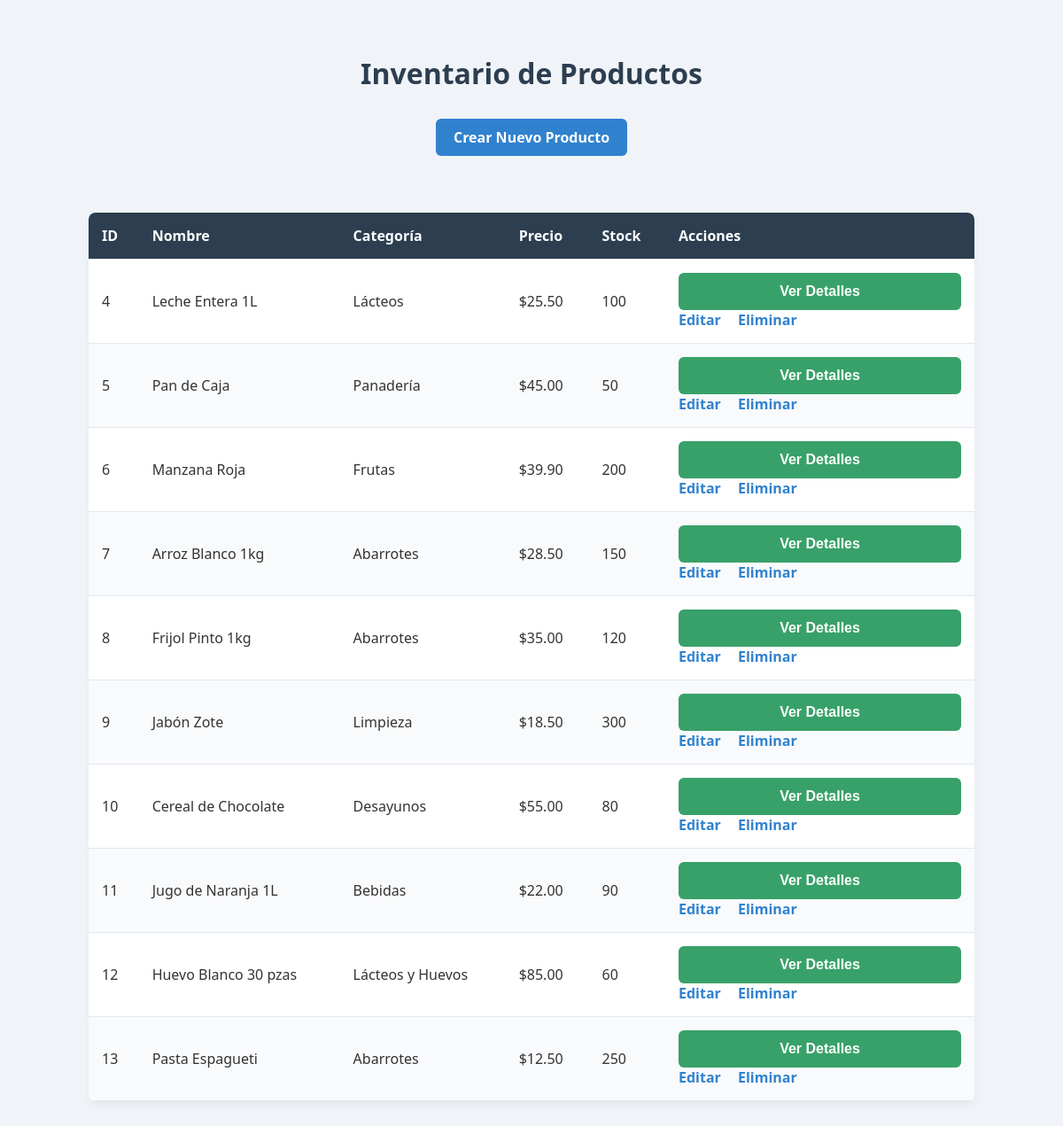
The page / on the database its author committed.
### tables this page shows
CREATE TABLE `productos` (
  `id` int(11) NOT NULL,
  `nombre` varchar(35) NOT NULL,
  `categoria` varchar(20) NOT NULL,
  `precio` decimal(10,2) NOT NULL,
  `stock` int(10) NOT NULL,
  `descripcion` text DEFAULT NULL,
  `marca` varchar(50) DEFAULT NULL,
  `proveedor` varchar(25) DEFAULT NULL,
  `peso` decimal(10,2) DEFAULT NULL,
  `color` varchar(15) DEFAULT NULL,
  `fecha_ingreso` date DEFAULT NULL
);

### index.php (the view, shortened to what this page needs)
<?php
require 'includes/database.php';
$query = "SELECT * FROM productos";
$resultado = mysqli_query($conexion, $query);
?>
<!DOCTYPE html>
<html lang="es">
<head>
    <link rel="stylesheet" href="build/css/style.css">
</head>
<body>
    <h1>Inventario de Productos</h1>
    <a href="crear.php">Crear Nuevo Producto</a>
    <br><br>
    <table>
        <thead>
            <tr>
                <th>ID</th>
                <th>Nombre</th>
                <th>Categoría</th>
                <th>Precio</th>
                <th>Stock</th>
                <th>Acciones</th>
            </tr>
        </thead>
        <tbody>
            <?php while($producto = mysqli_fetch_assoc($resultado)): ?>
            <tr>
                <td><?php echo $producto['id']; ?></td>
                <td><?php echo $producto['nombre']; ?></td>
                <td><?php echo $producto['categoria']; ?></td>
                <td>$<?php echo $producto['precio']; ?></td>
                <td><?php echo $producto['stock']; ?></td>
                <td>
                    <button onclick="abrirModal(<?php echo $producto['id']; ?>)">Ver Detalles</button>
                    <a href="editar.php?id=<?php echo $producto['id']; ?>">Editar</a>
                    <a href="eliminar.php?id=<?php echo $producto['id']; ?>" onclick="return confirm('¿Estás seguro de eliminar este producto?');">Eliminar</a>
                </td>
            </tr>
            <?php endwhile; ?>
        </tbody>
    </table>
</body>
</html>

### build/css/style.css (style rules this page uses)
body { font-family: 'Segoe UI', Tahoma, Geneva, Verdana, sans-serif; background-color: #f0f4f8; margin: 0; padding: 40px 20px; color: #333; }
h1 { color: #2c3e50; text-align: center; margin-bottom: 30px; }
table { width: 100%; max-width: 1000px; margin: 0 auto 30px auto; border-collapse: collapse; background-color: white; box-shadow: 0 4px 8px rgba(0, 0, 0, 0.05); border-radius: 8px; overflow: hidden; }
th, td { padding: 15px; text-align: left; border-bottom: 1px solid #e1e8ed; }
th { background-color: #2c3e50; color: white; font-weight: 600; }
tr:nth-child(even) { background-color: #f8fafc; }
button { width: 100%; padding: 12px; background-color: #38a169; color: white; border: none; border-radius: 6px; cursor: pointer; font-size: 16px; font-weight: bold; transition: background-color 0.2s; }
a { display: inline-block; text-decoration: none; color: #3182ce; font-weight: 600; margin-right: 15px; }
a[href="crear.php"], a[href="index.php"] { display: block; width: fit-content; margin: 0 auto 20px auto; background-color: #3182ce; color: white; padding: 10px 20px; border-radius: 6px; text-decoration: none; }

### rows shown on the page
productos: id "4", nombre "Leche Entera 1L", categoria "Lácteos", precio "25.50", stock "100"
productos: id "5", nombre "Pan de Caja", categoria "Panadería", precio "45.00", stock "50"
productos: id "6", nombre "Manzana Roja", categoria "Frutas", precio "39.90", stock "200"
productos: id "7", nombre "Arroz Blanco 1kg", categoria "Abarrotes", precio "28.50", stock "150"
productos: id "8", nombre "Frijol Pinto 1kg", categoria "Abarrotes", precio "35.00", stock "120"
productos: id "9", nombre "Jabón Zote", categoria "Limpieza", precio "18.50", stock "300"
productos: id "10", nombre "Cereal de Chocolate", categoria "Desayunos", precio "55.00", stock "80"
productos: id "11", nombre "Jugo de Naranja 1L", categoria "Bebidas", precio "22.00", stock "90"
productos: id "12", nombre "Huevo Blanco 30 pzas", categoria "Lácteos y Huevos", precio "85.00", stock "60"
productos: id "13", nombre "Pasta Espagueti", categoria "Abarrotes", precio "12.50", stock "250"
